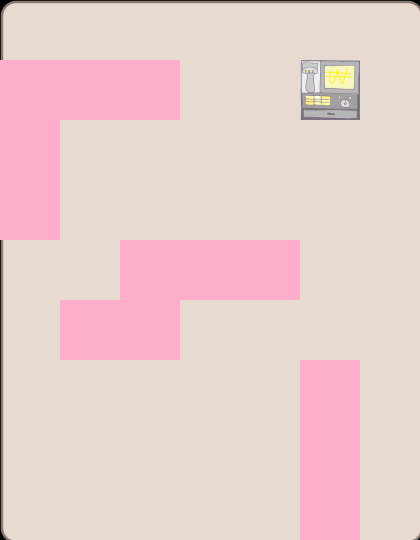

A level layout from a 2D game, rendered from its tile map. Below: a short description, then the map file with tile-grid data replaced by summaries:
An orthogonal 7x9 tile map with 60x60 px tiles, 3 tile layers (background, wall, Items), 3 tilesets and 14 objects (counter, item1, item3, item4, item2, ...).

<map version="1.0" orientation="orthogonal" width="7" height="9" tilewidth="60" tileheight="60">
 <tileset firstgid="1" name="background1" tilewidth="60" tileheight="60">
  <image source="background1.png" width="424" height="544" />
 </tileset>
 <tileset firstgid="64" source="metaset1.tsx" />
 <tileset firstgid="65" name="wall" tilewidth="60" tileheight="60">
  <image source="wall.png" width="120" height="120" />
 </tileset>
 <layer name="background" width="7" height="9">
  <data>[63 cells, 63 non-empty, 63 distinct tile ids]</data>
 </layer>
 <layer name="wall" width="7" height="9">
  <data>[63 cells, 14 non-empty, 4 distinct tile ids]</data>
 </layer>
 <layer name="Items" width="7" height="9">
  <data>[63 cells, 13 non-empty, 1 distinct tile ids]</data>
 </layer>
 <objectgroup name="endPoint" width="7" height="9">
  <object name="counter" x="303" y="58" width="56" height="57" />
 </objectgroup>
 <objectgroup name="items" width="7" height="9">
  <object name="item1" x="61" y="120" width="58" height="56" />
  <object name="item3" x="64" y="423" width="55" height="56" />
  <object name="item4" x="299" y="302" width="56" height="53" />
  <object name="item2" x="240" y="181" width="55" height="53" />
 </objectgroup>
 <objectgroup name="foods" width="7" height="9">
  <object name="food1" x="182" y="60" width="57" height="57" />
  <object name="food2" x="184" y="123" width="54" height="52" />
  <object name="food3" x="62" y="180" width="57" height="56" />
  <object name="food4" x="182" y="302" width="55" height="53" />
  <object name="food5" x="241" y="302" width="54" height="52" />
  <object name="food6" x="123" y="424" width="54" height="52" />
  <object name="food7" x="241" y="427" width="54" height="52" />
 </objectgroup>
 <objectgroup name="object" width="7" height="9">
  <object name="character" x="63" y="363" width="58" height="54" />
 </objectgroup>
 <objectgroup name="obstacle" width="7" height="9">
  <object name="obstaclePoint" x="365" y="245" width="49" height="50" />
 </objectgroup>
</map>
